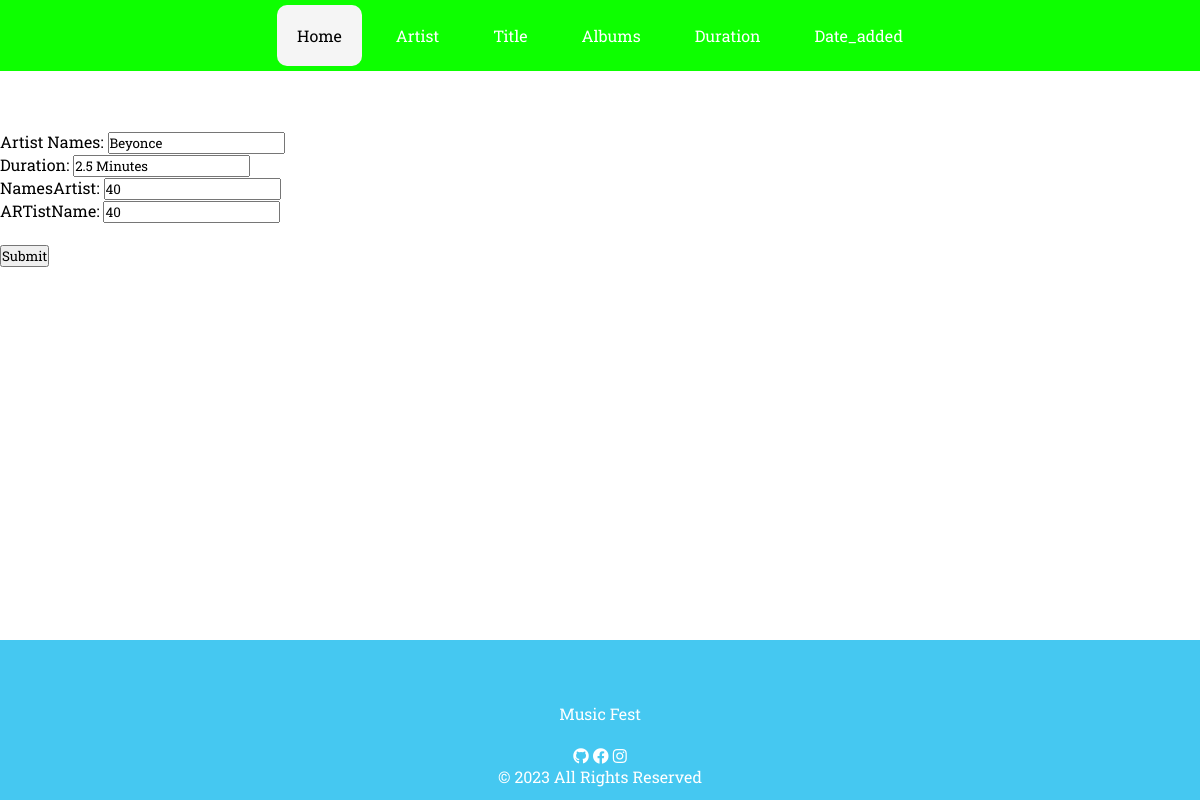
Page /durations/1/ on the committed database.
### record/models.py (models this page shows, shortened)
class BaseModel(models.Model):
    created_at = models.DateTimeField(auto_now=True, db_index=True)
    updated_at = models.DateTimeField(auto_now=True)
    class Meta:
        abstract = True

class duration(BaseModel):
    Song_ID = models.AutoField(primary_key=True)
    artist_Names =models.CharField(max_length=255)
    Duration = models.CharField(max_length=255)
    NamesArtist = models.CharField(max_length=255)
    ARTistName = models.CharField(max_length=255)

### record/views.py (the view)
# urls.py: path('durations/<int:pk>/', durationUpdateView.as_view(), name='duration-update'),
class durationUpdateView(UpdateView):
    model = duration
    form_class = durationForm
    template_name = 'duration_edit.html'
    success_url = reverse_lazy('duration-list')

### record/forms.py
class durationForm(ModelForm):
    class Meta:
        model = duration
        fields = "__all__"

### record/templates/duration_edit.html (shortened to what this page needs)
{% extends 'base.html' %}
    {% load static %}
    {% block content %}
    <form role="form" class="" action="" method="post" novalidate>
        {% include 'includes/form.html' %}
        <br />
        <div class="form-group">
            <div class="col-md-12 col-sm-3">
                <button type='submit' class="btn btn-primary">Submit</button>
            </div>
        </div>
    </form>
{% endblock %}

### record/templates/includes/form.html (shortened to what this page needs)
{% load widget_tweaks %}
{% for field in form %}
<div class="col-md-6">
    <div class="form-group">
    {% if field.field.widget.input_type == 'checkbox' %}
    <div class="form-check form-switch">
        {% render_field field class="form-check-input ms-auto" %}
        <label class="form-check-label text-body ms-3 text-truncate w-250 mb-0"
for="flexSwitchCheckDefault5">{{ field.label_tag }}</label>
    </div>
    {% else %}
        <label for="example-text-input" class="form-control-label">{{ field.label_tag}}</label>
        {% render_field field class="form-control" %}
    {% endif %}
</div>
</div>
{% endfor %}

### record/static/css/style.css (style rules this page uses)
* { margin: 0; padding: 0; font-family: 'Roboto Slab'; }
body { background-image: url('../images/music1.jpg'); background-size: cover; background-position: center; background-attachment: fixed; height: 100%; margin: 0; padding: 0; }

### rows in the picture
duration: artist_Names "Beyonce" "2.5 Minutes" "40" "40"

### other values in the picture
{{ field.label_tag }} "Artist Names:" "Duration:" "NamesArtist:" "ARTistName:"
